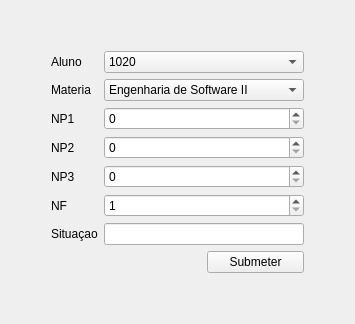
            <widget class="QWidget" name="aluno2">
             <layout class="QGridLayout" name="gridLayout_14">
              <item row="1" column="1">
               <layout class="QGridLayout" name="gridLayout_13">
                <item row="5" column="1">
                 <widget class="QLabel" name="aluno_lbl_semestre_2">
                  <property name="text">
                   <string>NF</string>
                  </property>
                 </widget>
                </item>
                <item row="6" column="1">
                 <widget class="QLabel" name="aluno_lbl_curso_2">
                  <property name="text">
                   <string>Situaçao</string>
                  </property>
                 </widget>
                </item>
                <item row="4" column="1">
                 <widget class="QLabel" name="aluno_lbl_matricula_2">
                  <property name="text">
                   <string>NP3</string>
                  </property>
                 </widget>
                </item>
                <item row="3" column="2" colspan="2">
                 <widget class="QSpinBox" name="aluno_input_np2">
                  <property name="maximum">
                   <number>100</number>
                  </property>
                 </widget>
                </item>
                <item row="3" column="1">
                 <widget class="QLabel" name="aluno_lbl_idade_2">
                  <property name="text">
                   <string>NP2</string>
                  </property>
                 </widget>
                </item>
                <item row="2" column="1">
                 <widget class="QLabel" name="aluno_lbl_nome_2">
                  <property name="text">
                   <string>NP1</string>
                  </property>
                 </widget>
                </item>
                <item row="6" column="2" colspan="2">
                 <widget class="QLineEdit" name="aluno_input_situacao"/>
                </item>
                <item row="2" column="2" colspan="2">
                 <widget class="QSpinBox" name="aluno_input_np1">
                  <property name="minimumSize">
                   <size>
                    <width>87</width>
                    <height>0</height>
                   </size>
                  </property>
                  <property name="maximum">
                   <number>100</number>
                  </property>
                 </widget>
                </item>
                <item row="5" column="2" colspan="2">
                 <widget class="QSpinBox" name="aluno_input_nf">
                  <property name="minimum">
                   <number>1</number>
                  </property>
                  <property name="maximum">
                   <number>100</number>
                  </property>
                 </widget>
                </item>
                <item row="4" column="2" colspan="2">
                 <widget class="QSpinBox" name="aluno_input_np3">
                  <property name="maximum">
                   <number>100</number>
                  </property>
                 </widget>
                </item>
                <item row="7" column="3">
                 <widget class="QPushButton" name="aluno_submeter_nota">
                  <property name="text">
                   <string>Submeter</string>
                  </property>
                 </widget>
                </item>
                <item row="0" column="1">
                 <widget class="QLabel" name="label_2">
                  <property name="text">
                   <string>Aluno</string>
                  </property>
                 </widget>
                </item>
                <item row="0" column="2" colspan="2">
                 <widget class="QComboBox" name="aluno_input_aluno">
                  <item>
                   <property name="text">
                    <string>1020</string>
                   </property>
                  </item>
                 </widget>
                </item>
                <item row="1" column="1">
                 <widget class="QLabel" name="label_3">
                  <property name="text">
                   <string>Materia</string>
                  </property>
                 </widget>
                </item>
                <item row="1" column="2" colspan="2">
                 <widget class="QComboBox" name="aluno_input_materia">
                  <property name="minimumSize">
                   <size>
                    <width>200</width>
                    <height>0</height>
                   </size>
                  </property>
                  <item>
                   <property name="text">
                    <string>Engenharia de Software II</string>
                   </property>
                  </item>
                 </widget>
                </item>
               </layout>
              </item>
              <item row="2" column="1">
               <spacer name="verticalSpacer_16">
                <property name="orientation">
                 <enum>Qt::Vertical</enum>
                </property>
                <property name="sizeHint" stdset="0">
                 <size>
                  <width>20</width>
                  <height>40</height>
                 </size>
                </property>
               </spacer>
              </item>
              <item row="1" column="0">
               <spacer name="horizontalSpacer">
                <property name="orientation">
                 <enum>Qt::Horizontal</enum>
                </property>
                <property name="sizeHint" stdset="0">
                 <size>
                  <width>40</width>
                  <height>20</height>
                 </size>
                </property>
               </spacer>
              </item>
              <item row="1" column="2">
               <spacer name="horizontalSpacer_2">
                <property name="orientation">
                 <enum>Qt::Horizontal</enum>
                </property>
                <property name="sizeHint" stdset="0">
                 <size>
                  <width>40</width>
                  <height>20</height>
                 </size>
                </property>
               </spacer>
              </item>
              <item row="0" column="1">
               <spacer name="verticalSpacer_15">
                <property name="orientation">
                 <enum>Qt::Vertical</enum>
                </property>
                <property name="sizeHint" stdset="0">
                 <size>
                  <width>20</width>
                  <height>40</height>
                 </size>
                </property>
               </spacer>
              </item>
             </layout>
            </widget>
